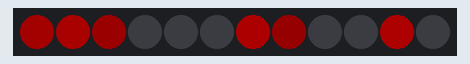
Recording of a sketch running on a simulated Arduino Uno, built with avr-gcc and run on an emulated ATmega328P. Shown: 12 RGB LEDs in strip order, left to right. Dim RGB values are drawn brighter than linear; random numbers use the default seed unless the sketch sets one; what the sketch prints to the serial monitor is not drawn.

Above: at 1.65 s.
At 5.01 s:
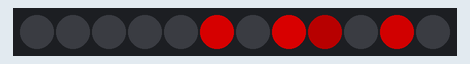
At 8.68 s:
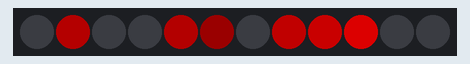
At 15.69 s:
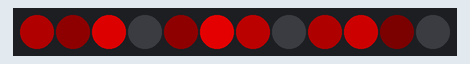
At 22.68 s:
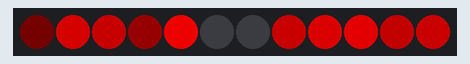
At 29.69 s:
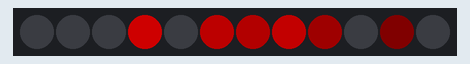

The sketch:

chase_target_values_verA.ino
```cpp
// Test of chasing random target values, version A.
//
// Random target values are generated and assigned to random pixels.
// Pixel brightness is then increased or decreased toward the target.
//
// This version only varies the red channel.
//
// Marc Miller,  April 2015
//---------------------------------------------------------------

#include "FastLED.h"
#define LED_TYPE NEOPIXEL  // *Update to your strip type.  NEOPIXEL, APA102, LPD8806, etc..
#define DATA_PIN 6         // *Set this to your data pin.
#define NUM_LEDS 12        // *Update to the number of pixels in your strip.
//#define COLOR_ORDER BGR
#define MASTER_BRIGHTNESS 255

CRGB leds[NUM_LEDS];

int target[NUM_LEDS];  // Place to save some target values.
int count;
int delta;
int temp;
int lowCutoff = 50;


//---------------------------------------------------------------
void setup() {
  delay(1500);
  FastLED.addLeds<LED_TYPE,DATA_PIN>(leds, NUM_LEDS);
  FastLED.setBrightness(MASTER_BRIGHTNESS);
  Serial.begin(115200);  // Allows serial output (check baud rate)
}

//---------------------------------------------------------------
void loop() {
  // Assign random target values whenever count is zero.
  if (count == 0){
    for (int i=0; i < NUM_LEDS; i++){
      target[random8(NUM_LEDS)] = random8();  // Pick random pixels, assign random values.
      if (target[i] < lowCutoff){
        target[i] = 0;  // Force low values to clamp to zero.
      }
    }
    count = random8(35,70);  // Pick a new count value.
    Serial.println("*New targets assigned!*");
  }


  for (int i=0; i < NUM_LEDS; i++){
    // Check current values against target values.
    if (leds[i].r < target[i]){  // less then the target, so fade up.
      delta = (target[i] - leds[i].r) / 5;
      if (leds[i].r + delta >= target[i]){
        leds[i].r = target[i];  // limit to target.
      }
      else { leds[i].r += delta; }
    }

    else {  // greater then the target, so fade down.
      delta = ((leds[i].r - target[i])/8) + 1;  // +1 so delta is always at least 1.
      if (leds[i].r - delta <= target[i]){
        leds[i].r = target[i];  // limit to target.
      }
      else { leds[i].r -= delta; }
    }
    if (i == 0){ temp = delta; }  // Save first pixel's delta number to print below.


    // Continously fade target to zero.
    if (target[i] > lowCutoff){
      target[i] -= 2;  // Fade by this ammount.
    }
    else { target[i] = 0; }  // If target is less then lowCutoff, clamp to zero.


  }//end of looping over pixels.

  FastLED.show();  // Display the leds[] array.

  // Print out info for led[0] to follow the numbers.
  Serial.print("c: "); Serial.print(count);
  Serial.print("\t target: "); Serial.print(target[0]);
  Serial.print("\t  led[0].r: "); Serial.print(leds[0].r);
  Serial.print("\t  delta: "); Serial.println(temp);

  count--;  // reduce count by one.
  delay(10);

}//end main loop
```
